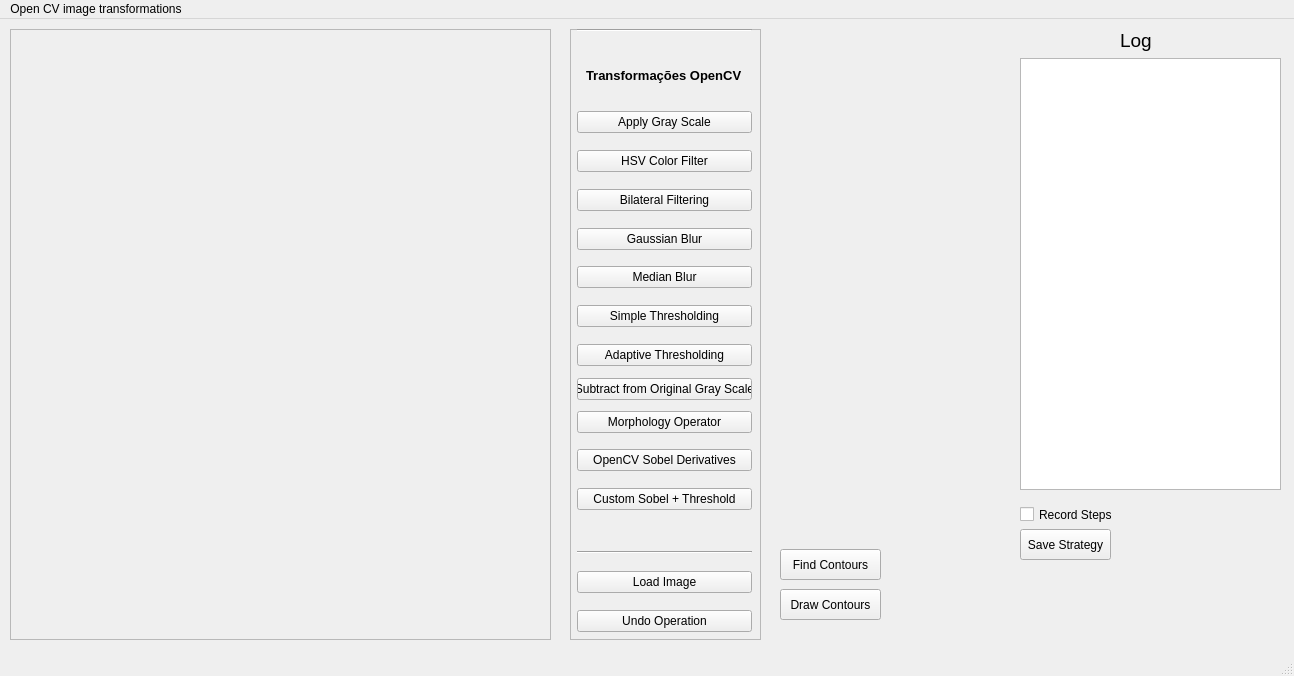
<?xml version="1.0" encoding="UTF-8"?>
<ui version="4.0">
 <class>MainWindow</class>
 <widget class="QMainWindow" name="MainWindow">
  <property name="geometry">
   <rect>
    <x>0</x>
    <y>0</y>
    <width>1294</width>
    <height>676</height>
   </rect>
  </property>
  <property name="windowTitle">
   <string>MainWindow</string>
  </property>
  <widget class="QWidget" name="centralwidget">
   <widget class="QWidget" name="verticalLayoutWidget_3">
    <property name="geometry">
     <rect>
      <x>780</x>
      <y>10</y>
      <width>221</width>
      <height>461</height>
     </rect>
    </property>
    <layout class="QVBoxLayout" name="optionsLayout"/>
   </widget>
   <widget class="QFrame" name="imagesFrame">
    <property name="geometry">
     <rect>
      <x>10</x>
      <y>10</y>
      <width>541</width>
      <height>611</height>
     </rect>
    </property>
    <property name="frameShape">
     <enum>QFrame::StyledPanel</enum>
    </property>
    <property name="frameShadow">
     <enum>QFrame::Plain</enum>
    </property>
    <property name="lineWidth">
     <number>2</number>
    </property>
    <widget class="imagesPanel" name="imagePanel" native="true">
     <property name="geometry">
      <rect>
       <x>0</x>
       <y>0</y>
       <width>541</width>
       <height>611</height>
      </rect>
     </property>
    </widget>
   </widget>
   <widget class="QFrame" name="buttonsFrame">
    <property name="geometry">
     <rect>
      <x>570</x>
      <y>10</y>
      <width>191</width>
      <height>611</height>
     </rect>
    </property>
    <property name="frameShape">
     <enum>QFrame::StyledPanel</enum>
    </property>
    <property name="frameShadow">
     <enum>QFrame::Plain</enum>
    </property>
    <property name="lineWidth">
     <number>2</number>
    </property>
    <widget class="QWidget" name="horizontalLayoutWidget">
     <property name="geometry">
      <rect>
       <x>-1</x>
       <y>0</y>
       <width>191</width>
       <height>611</height>
      </rect>
     </property>
     <layout class="QHBoxLayout" name="horizontalLayout">
      <item>
       <layout class="QVBoxLayout" name="verticalLayout_3">
        <property name="leftMargin">
         <number>8</number>
        </property>
        <property name="rightMargin">
         <number>8</number>
        </property>
        <property name="bottomMargin">
         <number>8</number>
        </property>
        <item alignment="Qt::AlignTop">
         <widget class="Line" name="line">
          <property name="orientation">
           <enum>Qt::Horizontal</enum>
          </property>
         </widget>
        </item>
        <item alignment="Qt::AlignHCenter|Qt::AlignTop">
         <widget class="QLabel" name="label_2">
          <property name="sizePolicy">
           <sizepolicy hsizetype="Fixed" vsizetype="Fixed">
            <horstretch>0</horstretch>
            <verstretch>0</verstretch>
           </sizepolicy>
          </property>
          <property name="font">
           <font>
            <pointsize>10</pointsize>
            <weight>75</weight>
            <bold>true</bold>
           </font>
          </property>
          <property name="text">
           <string>Transformações OpenCV</string>
          </property>
         </widget>
        </item>
        <item alignment="Qt::AlignVCenter">
         <widget class="QPushButton" name="grayScaleButton_2">
          <property name="text">
           <string>Apply Gray Scale</string>
          </property>
         </widget>
        </item>
        <item alignment="Qt::AlignVCenter">
         <widget class="QPushButton" name="hsvFilterButton_2">
          <property name="text">
           <string>HSV Color Filter</string>
          </property>
         </widget>
        </item>
        <item alignment="Qt::AlignVCenter">
         <widget class="QPushButton" name="bilateralFilterButton_2">
          <property name="text">
           <string>Bilateral Filtering</string>
          </property>
         </widget>
        </item>
        <item alignment="Qt::AlignVCenter">
         <widget class="QPushButton" name="gaussianBlurButton_2">
          <property name="text">
           <string>Gaussian Blur</string>
          </property>
         </widget>
        </item>
        <item alignment="Qt::AlignVCenter">
         <widget class="QPushButton" name="medianBlurButton_2">
          <property name="text">
           <string>Median Blur</string>
          </property>
         </widget>
        </item>
        <item alignment="Qt::AlignVCenter">
         <widget class="QPushButton" name="simplethresholdingButton_2">
          <property name="text">
           <string>Simple Thresholding</string>
          </property>
         </widget>
        </item>
        <item alignment="Qt::AlignVCenter">
         <widget class="QPushButton" name="adaptiveThresholdingButton_2">
          <property name="text">
           <string>Adaptive Thresholding</string>
          </property>
         </widget>
        </item>
        <item>
         <widget class="QPushButton" name="subtractImageButton_2">
          <property name="text">
           <string>Subtract from Original Gray Scale</string>
          </property>
         </widget>
        </item>
        <item alignment="Qt::AlignVCenter">
         <widget class="QPushButton" name="morphologyOperatorButton_2">
          <property name="text">
           <string>Morphology Operator</string>
          </property>
         </widget>
        </item>
        <item alignment="Qt::AlignVCenter">
         <widget class="QPushButton" name="openCVSobelButton_2">
          <property name="text">
           <string>OpenCV Sobel Derivatives</string>
          </property>
         </widget>
        </item>
        <item alignment="Qt::AlignVCenter">
         <widget class="QPushButton" name="customSobelButton_2">
          <property name="text">
           <string>Custom Sobel + Threshold</string>
          </property>
         </widget>
        </item>
        <item alignment="Qt::AlignBottom">
         <widget class="Line" name="line_2">
          <property name="orientation">
           <enum>Qt::Horizontal</enum>
          </property>
         </widget>
        </item>
        <item alignment="Qt::AlignBottom">
         <widget class="QPushButton" name="loadImageButton_2">
          <property name="text">
           <string>Load Image</string>
          </property>
         </widget>
        </item>
        <item alignment="Qt::AlignBottom">
         <widget class="QPushButton" name="undoButton">
          <property name="text">
           <string>Undo Operation</string>
          </property>
         </widget>
        </item>
       </layout>
      </item>
     </layout>
    </widget>
   </widget>
   <widget class="QPushButton" name="findContoursButton">
    <property name="geometry">
     <rect>
      <x>780</x>
      <y>530</y>
      <width>101</width>
      <height>31</height>
     </rect>
    </property>
    <property name="text">
     <string>Find Contours</string>
    </property>
   </widget>
   <widget class="QPushButton" name="drawContoursButton">
    <property name="geometry">
     <rect>
      <x>780</x>
      <y>570</y>
      <width>101</width>
      <height>31</height>
     </rect>
    </property>
    <property name="text">
     <string>Draw Contours</string>
    </property>
   </widget>
   <widget class="QWidget" name="verticalLayoutWidget">
    <property name="geometry">
     <rect>
      <x>1020</x>
      <y>10</y>
      <width>261</width>
      <height>461</height>
     </rect>
    </property>
    <layout class="QVBoxLayout" name="verticalLayout">
     <item>
      <widget class="QLabel" name="label">
       <property name="font">
        <font>
         <pointsize>14</pointsize>
        </font>
       </property>
       <property name="text">
        <string>                   Log</string>
       </property>
      </widget>
     </item>
     <item>
      <widget class="QTextEdit" name="logTextBox"/>
     </item>
    </layout>
   </widget>
   <widget class="QCheckBox" name="checkBoxRecordSteps">
    <property name="geometry">
     <rect>
      <x>1020</x>
      <y>480</y>
      <width>111</width>
      <height>31</height>
     </rect>
    </property>
    <property name="text">
     <string>Record Steps</string>
    </property>
   </widget>
   <widget class="QPushButton" name="buttonSaveStrategy">
    <property name="geometry">
     <rect>
      <x>1020</x>
      <y>510</y>
      <width>91</width>
      <height>31</height>
     </rect>
    </property>
    <property name="text">
     <string>Save Strategy</string>
    </property>
   </widget>
  </widget>
  <widget class="QMenuBar" name="menubar">
   <property name="geometry">
    <rect>
     <x>0</x>
     <y>0</y>
     <width>1294</width>
     <height>21</height>
    </rect>
   </property>
   <widget class="QMenu" name="menuOpen_CV_image_transformations">
    <property name="title">
     <string>Open CV image transformations</string>
    </property>
   </widget>
   <addaction name="menuOpen_CV_image_transformations"/>
  </widget>
  <widget class="QStatusBar" name="statusbar"/>
 </widget>
 <customwidgets>
  <customwidget>
   <class>imagesPanel</class>
   <extends>QWidget</extends>
   <header>imagespanel.h</header>
   <container>1</container>
  </customwidget>
 </customwidgets>
 <resources/>
 <connections/>
</ui>
